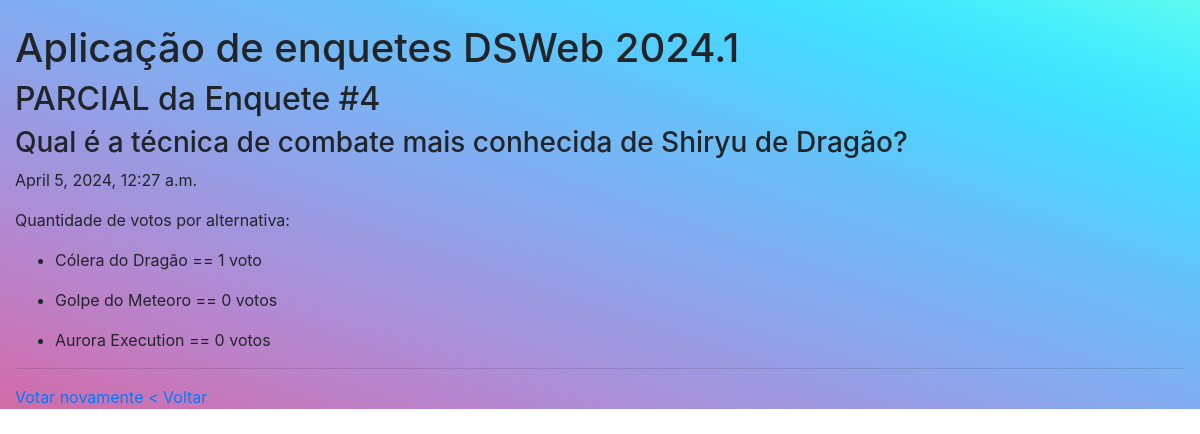
Screenshot of /enquetes/4/resultados with the database file from the repository.
### enquetes/models.py (models this page shows, shortened)
class Pergunta(models.Model):
    texto = models.CharField(max_length=150)
    data_pub = models.DateTimeField('Data de publicação')

class Alternativa(models.Model):
    texto = models.CharField(max_length=100)
    quant_votos = models.IntegerField(
        'Quantidade de votos', default=0
    )
    pergunta = models.ForeignKey(Pergunta, on_delete=models.CASCADE)

### enquetes/views.py (the view)
# urls.py: path('<int:pk>/resultados', views.ResultadosView.as_view(), name="resultados"),
class ResultadosView(View):
    def get(self, request, *args, **kwargs):
        pergunta_id = kwargs['pk']
        pergunta = get_object_or_404(Pergunta, pk=pergunta_id)
        contexto =  {'enquete':pergunta}
        return render(request, "resultados.html", contexto)

### enquetes/templates/resultados.html (shortened to what this page needs)
{% load static %}
<!DOCTYPE html>
<html lang="pt-br">
<head>
    <link rel="stylesheet" href="https://stackpath.bootstrapcdn.com/bootstrap/4.1.3/css/bootstrap.min.css">
    <link rel="stylesheet" type="text/css" href="{% static 'enquetes/styles.css' %}">
</head>
<body>
    <main class="container-fluid mt-4">
        <h1>Aplicação de enquetes DSWeb 2024.1</h1>
        <h2>PARCIAL da Enquete #{{ enquete.id }} </h1>
        <h3>{{ enquete.texto }}</h3>
        <p>{{ enquete.data_pub  }}</p>
        <p> Quantidade de votos por alternativa: </p>
        {% if  enquete.alternativa_set.all %}
                <ul>
                {% for a in enquete.alternativa_set.all %}
                    <li>
                        <p>{{a.texto}} == {{ a.quant_votos }} voto{{ a.quant_votos | pluralize }}</p>
                    </li>
                {%  endfor %}
                </ul>
        {% else %}
            <p> Nenhuma alternativa cadastrada </p>
        {% endif %}
        <hr>
        <a href="{% url "detalhes" enquete.id %}">Votar novamente</a>
        <a href="/enquetes/">< Voltar</a>
 </main>
</body>
</html>

### static/enquetes/styles.css (style rules this page uses)
body { background: linear-gradient(to right top, #d16ba5, #c777b9, #ba83ca, #aa8fd8, #9a9ae1, #8aa7ec, #79b3f4, #69bff8, #52cffe, #41dfff, #46eefa, #5ffbf1) no-repeat; height: 100%; }

### rows the page displays
Pergunta: id "4", texto "Qual é a técnica de combate mais conhecida de Shiryu de Dragão?", data_pub "April 5, 2024, 12:27 a.m."
Alternativa: texto "Cólera do Dragão", quant_votos "1"
Alternativa: texto "Golpe do Meteoro", quant_votos "0", quant_votos|pluralize "s"
Alternativa: texto "Aurora Execution", quant_votos "0", quant_votos|pluralize "s"
